Frame 1 (no input): blank canvas, image omitted
Frame 60 (the mouse pressed at the canvas centre just before this capture): blank canvas, image omitted
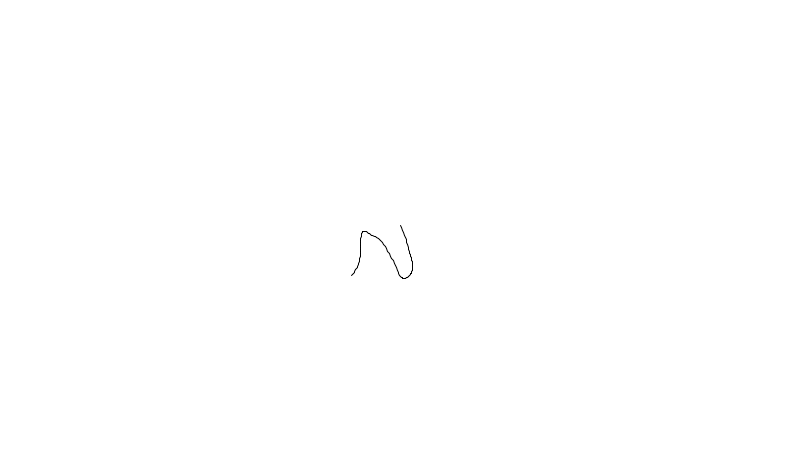
Frame 120 (the mouse held since frame 60 and released just before this capture)

The Processing sketch whose frames 1 and 60 were blank and that drew this single picture after the mouse press (run headless with seeded random() and noise(); from frame 60 on, the mouse is pressed at the canvas centre):

// Processing sketch: perlinNoise
// ── perlinNoise.pde
// Global public variables
float x; // holds the x position values
float y; // holds the y position values

float pX; // holds the previous x position values
float pY; // holds the previous y position values

float randomWalkStepSize;

float noiseMultX;
float noiseMultY;

void setup() {
  // Set the size of the window (width, height) 
  size(800, 450);

  // Set the location (x,y) of the window on your desktop
  surface.setLocation(0, 0);

  // set background color (red, green, blue)
  background(255, 255, 255);
  
  // Set the x and y variables initial positions
  // we set the starting point of the movement by assigning the following values
  // (todo: change the x and y values and see what's changing...)
  x = width / 2;
  y = height / 2;
  
  
  // Set the movement amount across the canvas
  // (todo: change the following value to see the difference)
  randomWalkStepSize = 5;
  
  // Set the noise feed values
  // the values doesn't matter. But for every single axis the should start counting from different numbers
  // (todo: change the following values see what happens?)
  // (todo: write the same value to both "noiseMultX" and "noiseMultY"? What did happen?)
  noiseMultX = 0;
  noiseMultY = 200;
  
}


void draw() {
  
  // Set the stroke color
  stroke(0);
  
  // set the stroke thickness
  strokeWeight(1);
  
  // Assign previous x & y values to pX & pY variables to create continues line
  pX = x;
  pY = y;
  
  // calculate new x & y values every single frame with noise function
  // In contrast to  "random" function "noise" function needs constantly changing
  // parameters to generate numbers. The amount of change on the input parameter
  // set the smoothness of the generated values. 
  // e.g higher differences creates larger jumps
  // lower differences creates smaller jumps so the movement looks much natural
  
  // what ever number you put in "noise" funtion doesn't matter. The result always 
  // will be between 0 and 1. So, we need to map this result to
  // desired range that we want. For x values
  float noiseX = noise(noiseMultX);
  float mappedNoiseX = map(noiseX, 0, 1, -randomWalkStepSize, randomWalkStepSize);
  
  // For y values
  float noiseY = noise(noiseMultY);
  float mappedNoiseY = map(noiseY, 0, 1, -randomWalkStepSize, randomWalkStepSize);
  
  x = x + mappedNoiseX;
  y = y + mappedNoiseY;
  
  //point(x, y);
  line(pX, pY, x, y);
  
  // In order to generate randomization we need to increase or decrease the multiplier "noiseMultX" and "noiseMultY"
  // (todo: change the values. Make them smaller or larger and see what happens?)
  noiseMultX = noiseMultX + 0.01;
  noiseMultY = noiseMultY + 0.03;
  
}
